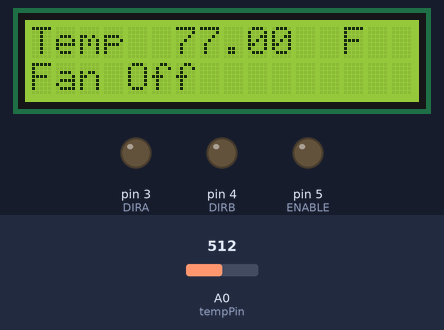
A sketch run on a simulated Arduino Uno, built with avr-gcc and run on an emulated ATmega328P. On the bench: 16×2 character LCD, output pins drawn as LEDs (lit = HIGH). The inputs (shaded band) are chosen by the test bench; at power-on: A0 (tempPin) = 512.

Above: at 1.2 s.
1.3 s: A0 (tempPin) set to 550
At 3.2 s:
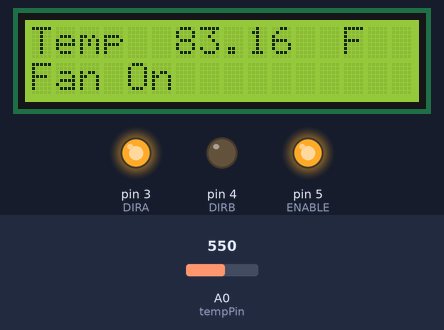
3.5 s: A0 (tempPin) set to 511
At 6.4 s:
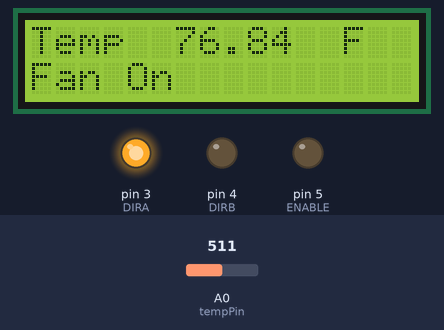
6.5 s: A0 (tempPin) set to 306
At 6.9 s:
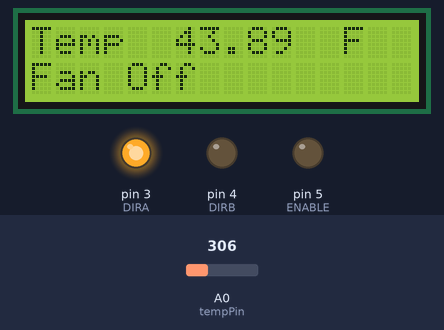
Timing chart, 0 to 9.5 s (numbered marks = the images above; inputs shaded):
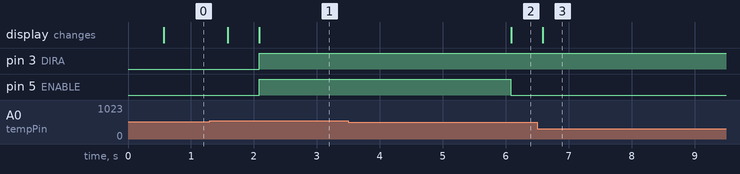

The sketch:

Temp-fan-control-code.ino
```cpp
#include <LiquidCrystal.h>
#define ENABLE 5
#define DIRA 3
#define DIRB 4

int tempPin = 0;
int i;


LiquidCrystal lcd(7,8,9,10,11,12);


void setup() {

  lcd.begin(16,2);
  lcd.print("Device On");


  pinMode(ENABLE,OUTPUT);
  pinMode(DIRA,OUTPUT);
  pinMode(DIRB,OUTPUT);
  Serial.begin(9600);
}

void loop() {


  int tempReading = analogRead(tempPin);
  double tempK = log(10000.0 * ((1024.0 / tempReading - 1)));
  tempK = 1 / (0.001129148 + (0.000234125 + (0.0000000876741 * tempK * tempK )) * tempK );       //  Temp Kelvin
  float tempC = tempK - 273.15;
  float tempF = (tempC * 9.0)/ 5.0 + 32.0;

  lcd.setCursor(0, 0);
  lcd.print("Temp         F  ");
  lcd.setCursor(6, 0);
  lcd.print(tempF);

  delay(500);


  int tempF2 = (int) tempF ; //Convert tempF to an integer from Float

  if (tempF2 > 80) {
    lcd.setCursor(0, 1);
    lcd.print("Fan On ");
    digitalWrite(ENABLE, HIGH);
    digitalWrite(DIRA, HIGH);
    digitalWrite(DIRB, LOW);
    delay(4000);
    digitalWrite(ENABLE,LOW);
  }
  else{
    lcd.setCursor(0, 1);
    lcd.print("Fan Off");
    }


}
```

Measured:
- the behaviour switches between 536 and 537 on A0 (tempPin) (found by bisection; images 0 and 1)
- after the input at 1.3 s, pin 3 (DIRA), pin 5 (ENABLE): LOW → HIGH after 0.78 s; the display: first changes after 0.28 s (image 1 shows a later state)
- after the input at 3.5 s, the display: changes after 2.6 s (image 2)
- after the input at 6.5 s, the display: first differs from a run without the input after 0.09 s (image 3)
